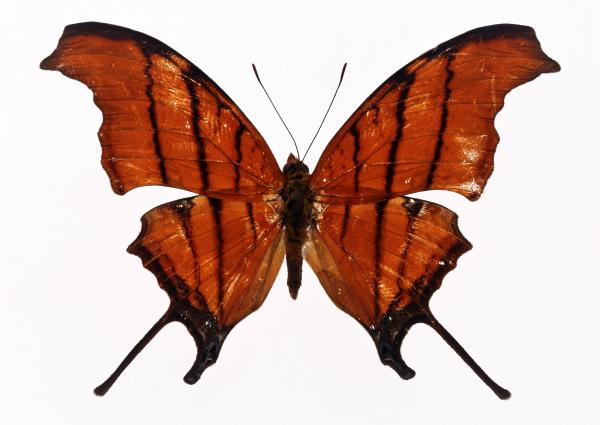
#> input picture dataset/fly0.jpg, 600 x 425 px
$ python sample3.py
#> lines starting #> are read from the running program, lines starting #| are printed output that depends on the picture; after the words box and inside, x2 and y2 are one past the last pixel; in counts of white or black regions, pixels touching at a corner belong together
#coding=utf-8
#显示大津法效果

import cv2
import math
import numpy as np
from PIL import Image
from matplotlib import pyplot as plt


from matplotlib.font_manager import FontProperties
font = FontProperties(fname=r"c:\windows\fonts\SimSun.ttc", size=20)

path = "./dataset"

fly = Image.open(path+'/fly0.jpg')
#> fly is the input picture: PIL image 600x425 RGB; mean R, G, B 205.9, 176.5, 167.9

#  此处读入图片，作为接口
origin = cv2.imread('dataset/fly0.jpg')
grayimage = cv2.imread('dataset/fly0.jpg', 0)
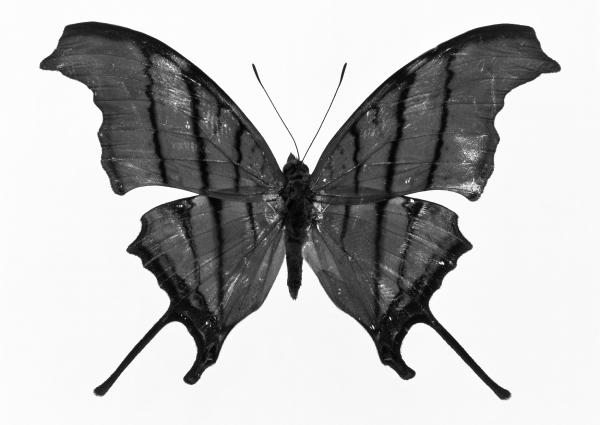
#> grayimage: shape (425, 600); min 0, max 255, mean 184.4

# 　高斯滤波
blur = cv2.GaussianBlur(grayimage, (5, 5), 0)

# 　二值化：用大津法，此处选项若是THRESH_BINARY_INV，则同意选用白色背景的图片样本
ret, otsu = cv2.threshold(blur, 0, 255, cv2.THRESH_BINARY_INV + cv2.THRESH_OTSU)
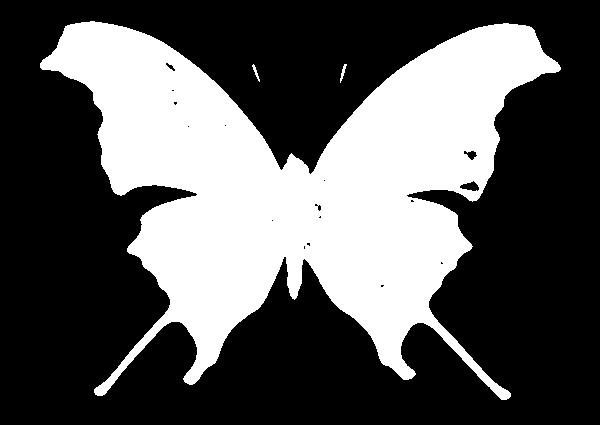
#> otsu: shape (425, 600); 35.1% white; 3 white regions, box (x1, y1, x2, y2) and area: (40, 21, 561, 400) 89286, (340, 64, 347, 83) 49, (252, 64, 260, 82) 44
#> ret = 157

title = [u'原始图', u'灰度图', u'二值化图']

plt.subplot(1, 3, 1)
plt.imshow(fly)
plt.title(title[0],fontproperties=font)

plt.subplot(1, 3, 2)
plt.imshow(blur,'gray')
plt.title(title[1],fontproperties=font)

plt.subplot(1, 3, 3)
plt.imshow(otsu,'gray')
plt.title(title[2],fontproperties=font)

plt.show()
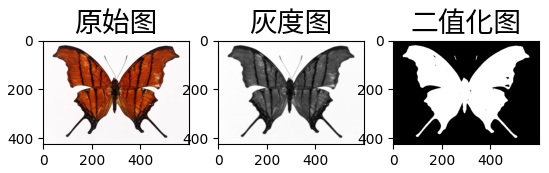
#> figure drawn by matplotlib, 3 panels

$ run again, with dataset/fly1.jpg copied over dataset/fly0.jpg
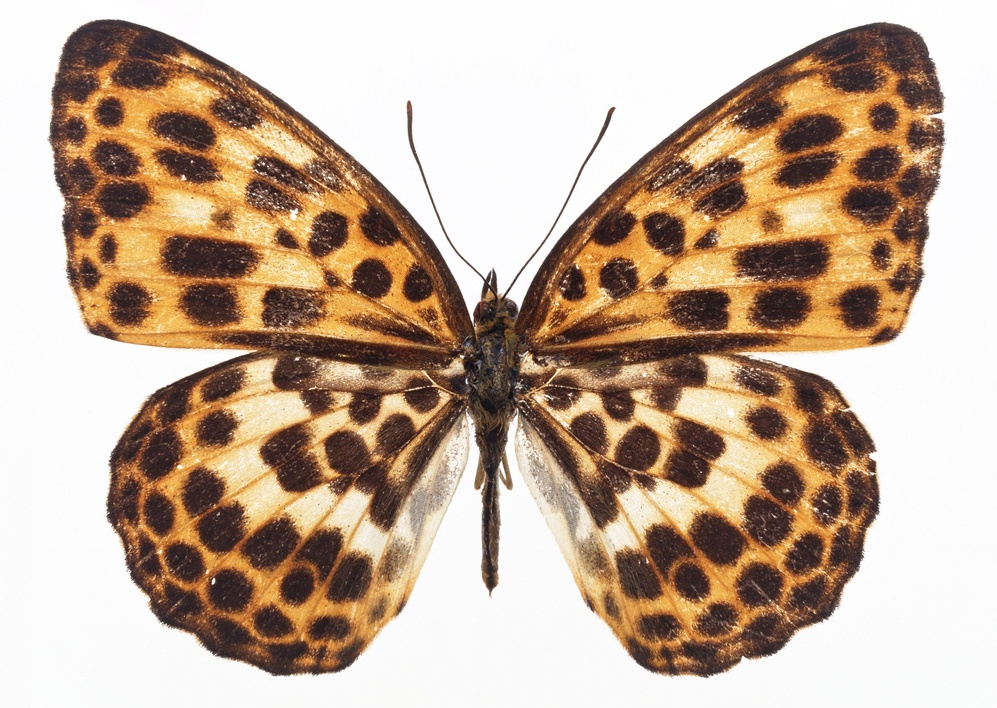
#> input picture dataset/fly1.jpg, 997 x 708 px, shrunk from 2950 x 2094 before the run
#> fly is the input picture: PIL image 997x708 RGB; mean R, G, B 194.2, 172.3, 153.3
#> `ret, otsu = cv2.threshold(blur, 0, 255, cv2.THRESH_BINARY_INV + cv2.TH..`:
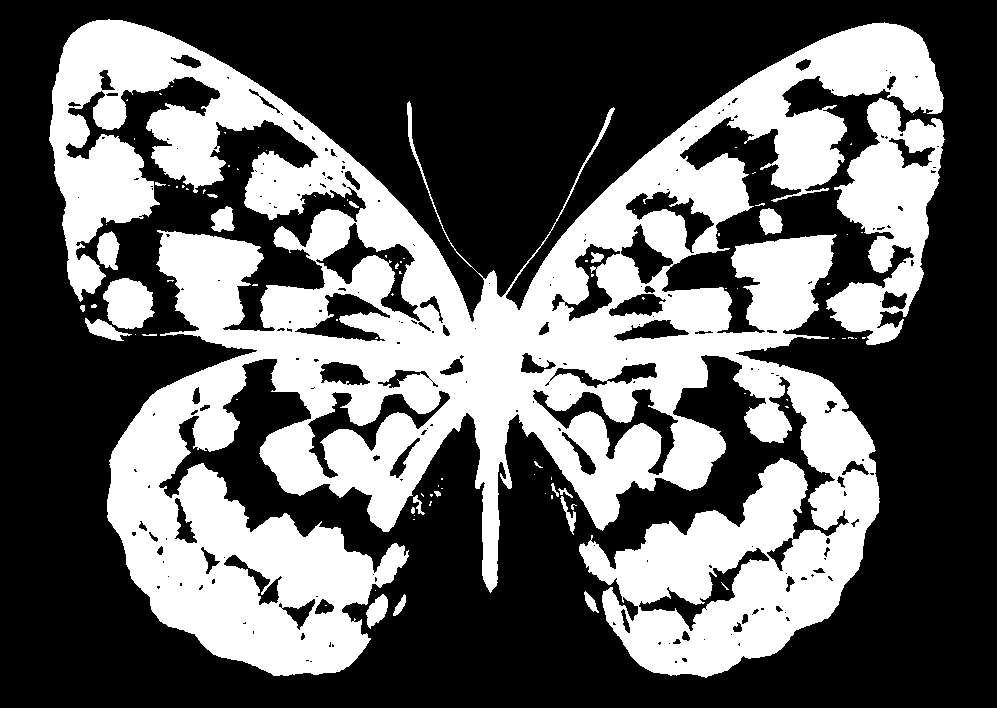
#> otsu: shape (708, 997); 38.3% white; 95 white regions (71 under 20 px), largest, box (x1, y1, x2, y2) and area: (49, 19, 944, 678) 250580, (826, 98, 945, 345) 14248, (103, 278, 155, 329) 1948
#> ret = 158
#> `plt.show()`:
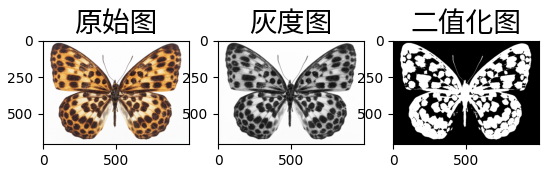
#> figure drawn by matplotlib, 3 panels

$ run again, with dataset/fly11.jpg copied over dataset/fly0.jpg
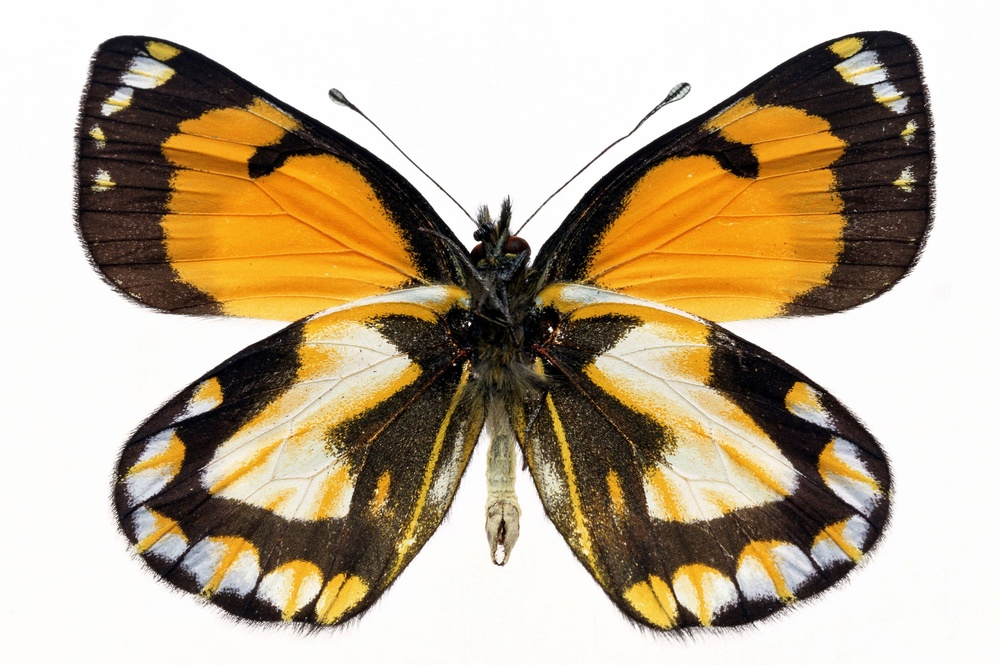
#> input picture dataset/fly11.jpg, 1000 x 665 px, shrunk from 3071 x 2043 before the run
#> fly is the input picture: PIL image 1000x665 RGB; mean R, G, B 189, 172.9, 148.5
#> `ret, otsu = cv2.threshold(blur, 0, 255, cv2.THRESH_BINARY_INV + cv2.TH..`:
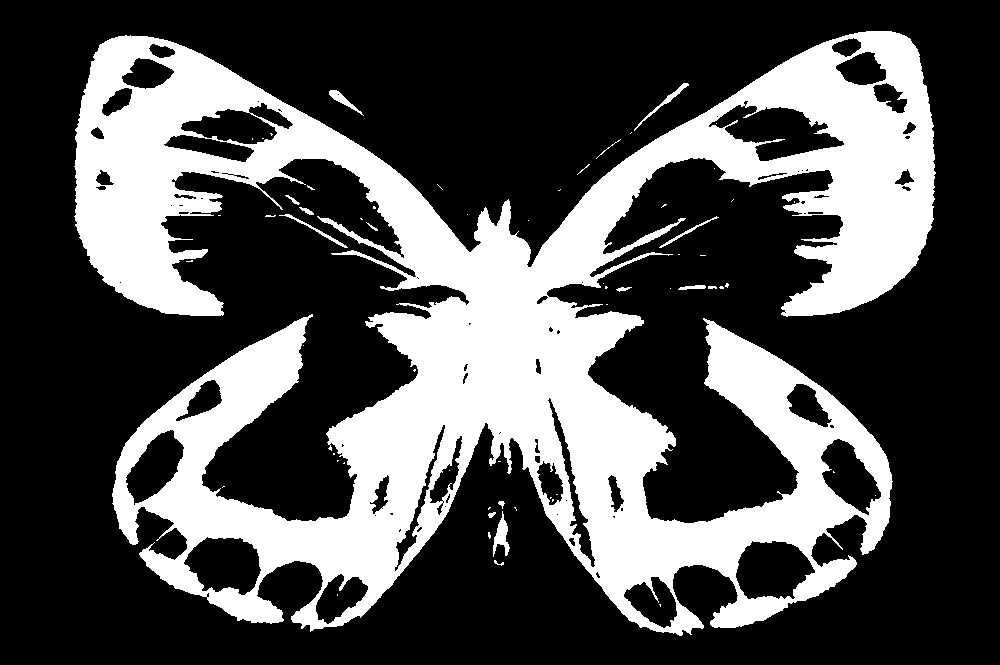
#> otsu: shape (665, 1000); 30.9% white; 62 white regions (46 under 20 px), largest, box (x1, y1, x2, y2) and area: (74, 31, 936, 636) 203623, (493, 511, 510, 557) 350, (634, 83, 689, 131) 234
#> ret = 141
#> `plt.show()`:
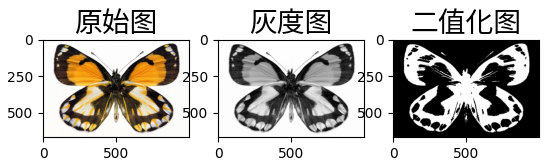
#> figure drawn by matplotlib, 3 panels

$ run again, with dataset/fly12.jpg copied over dataset/fly0.jpg
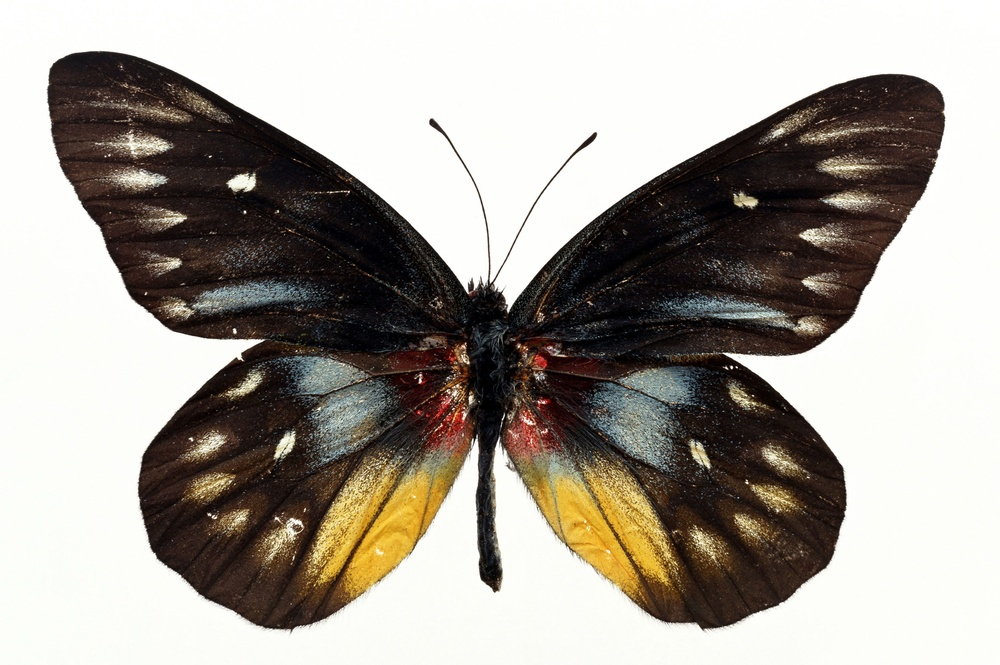
#> input picture dataset/fly12.jpg, 1000 x 665 px, shrunk from 3071 x 2043 before the run
#> fly is the input picture: PIL image 1000x665 RGB; mean R, G, B 166.6, 160.8, 153
#> `ret, otsu = cv2.threshold(blur, 0, 255, cv2.THRESH_BINARY_INV + cv2.TH..`:
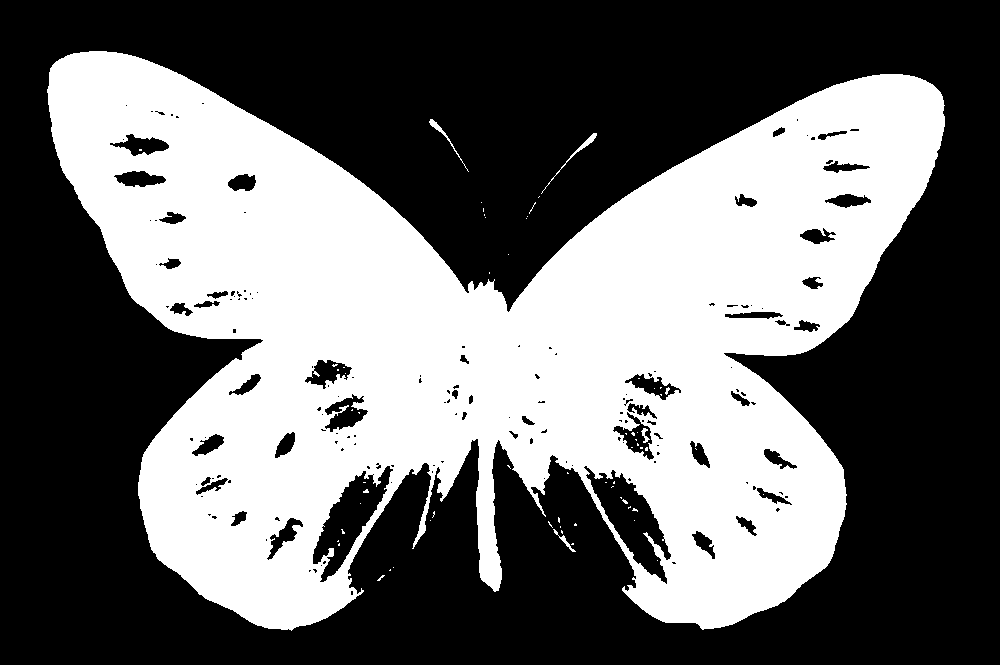
#> otsu: shape (665, 1000); 41.5% white; 65 white regions (59 under 20 px), largest, box (x1, y1, x2, y2) and area: (47, 51, 945, 631) 275256, (541, 133, 597, 194) 184, (429, 119, 469, 172) 151, (553, 529, 576, 552) 84, (641, 428, 650, 443) 58, (665, 387, 670, 395) 21
#> ret = 144
#> `plt.show()`:
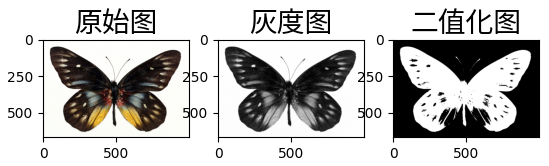
#> figure drawn by matplotlib, 3 panels
